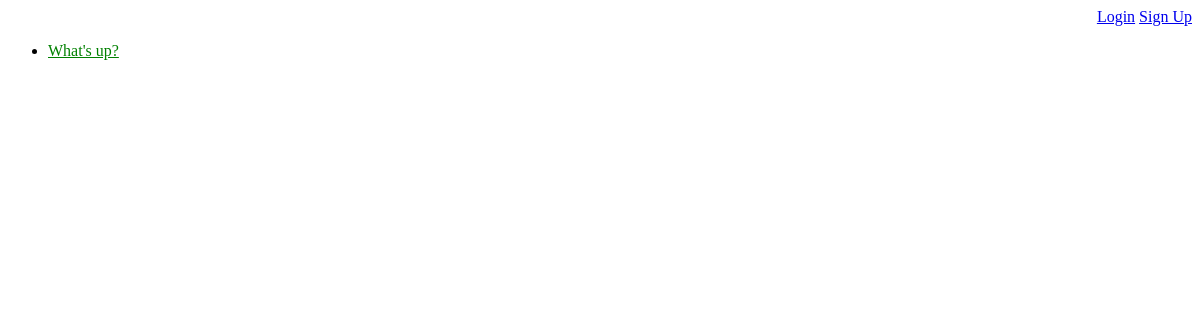
/polls/, run on an earlier commit of the app's database.
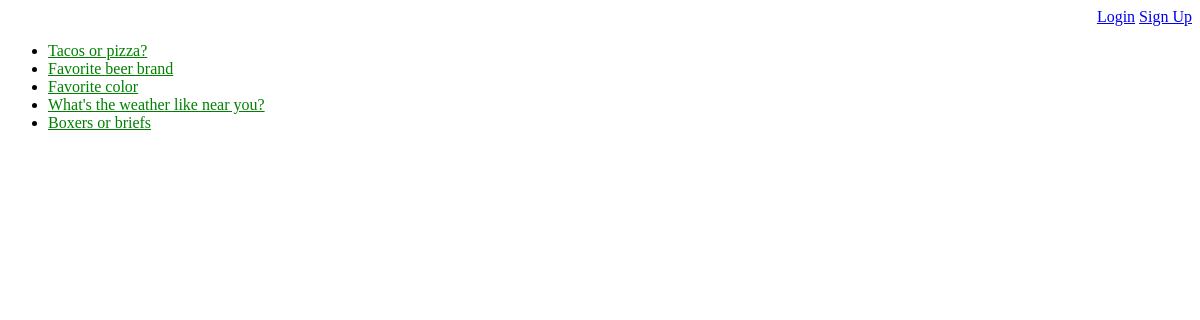
And on a later commit of the database.
### polls/models.py (models this page shows, shortened)
class Question(models.Model):
    question_text = models.CharField(max_length=200)
    pub_date = models.DateTimeField('date published')
    author = models.ForeignKey(User, on_delete=models.PROTECT, blank=True, null=True, help_text='The user who posted this question.')
    def was_published_recently(self):
        now = timezone.now()
        return now - datetime.timedelta(days=1) <= self.pub_date <= now
    def was_published_recently(self):
        now = timezone.now()
        return now - datetime.timedelta(days=1) <= self.pub_date <= now
    was_published_recently.admin_order_field = 'pub_date'
    was_published_recently.boolean = True
    was_published_recently.short_description = 'Published recently?'

### polls/views.py (the view)
# urls.py: path('', views.IndexView.as_view(), name='index'),
class IndexView(generic.ListView):
    template_name = 'polls/index.html'
    context_object_name = 'latest_question_list'
    def get_queryset(self):
        return Question.objects.filter(
            pub_date__lte=timezone.now()
        ).order_by('-pub_date')[:5]

### polls/templates/polls/index.html
{% extends 'polls/base.html' %}
{% block content %}
{% load static %}
<link rel="stylesheet" type="text/css" href="{% static 'polls/style.css' %}">
{% if latest_question_list %}
    <ul>
    {% for question in latest_question_list %}
        <li><a href="{% url 'polls:detail' question.id %}">{{ question.question_text }}</a></li>
    {% endfor %}
    </ul>
{% else %}
    <p>No polls are available.</p>
{% endif %}
{% endblock content %}

### polls/templates/polls/base.html (shortened to what this page needs)
{% if request.user.is_authenticated %}
    <p align="right">
        <a href="/polls/create">New Poll</a>
        <a href="/accounts/logout">Logout</a>
    </p>
    <p>
        Hello, {{ request.user.username }}!
    </p>
  {% else %}
    <p align="right">
        <a href="/accounts/login">Login</a>
        <a href="/registration/signup">Sign Up</a>
    </p>
{% endif %}
{% block content %}{% endblock %}

### polls/static/polls/style.css (style rules this page uses)
li a { color: green; }

What changed in the data, as far as the page shows it:
removed Question: question_text "What's up?"
added Question: question_text "Tacos or pizza?"
added Question: question_text "Favorite beer brand"
added Question: question_text "Favorite color"
added Question: question_text "What's the weather like near you?"
added Question: question_text "Boxers or briefs"
